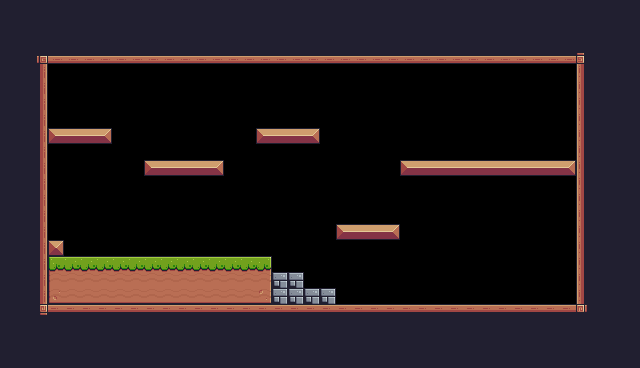

A 2D game scene composited from a Tiled map and its tileset images. What follows is a short description and the map's XML, with every tile layer's data as written:
An orthogonal 40x23 tile map with 16x16 px tiles, 1 tile layer (Background) and 30 objects (12x Fruit, 2x Saw, Player, Checkpoint, Chicken).

<map version="1.10" tiledversion="1.10.2" orientation="orthogonal" renderorder="right-down" width="40" height="23" tilewidth="16" tileheight="16" infinite="0" nextlayerid="4" nextobjectid="44">
 <tileset firstgid="1" source="Pixel Adventure.tsx" />
 <layer id="1" name="Background" width="40" height="23">
  <properties>
   <property name="BackgroundColor" value="Green" />
  </properties>
  <data encoding="csv">
24,24,24,24,24,24,24,24,24,24,24,24,24,24,24,24,24,24,24,24,24,24,24,24,24,24,24,24,24,24,24,24,24,24,24,24,24,24,24,24,
24,24,24,24,24,24,24,24,24,24,24,24,24,24,24,24,24,24,24,24,24,24,24,24,24,24,24,24,24,24,24,24,24,24,24,24,24,24,24,24,
24,24,112,24,24,112,112,112,112,112,112,112,112,112,112,112,24,24,24,24,24,24,24,24,24,24,24,24,24,24,24,24,24,24,24,24,24,24,24,24,
24,24,92,134,134,134,134,134,134,134,134,134,134,134,134,134,134,134,134,134,134,134,134,134,134,134,134,134,134,134,134,134,134,134,134,134,93,24,24,24,
24,24,113,0,0,0,0,0,0,0,0,0,0,0,0,0,0,0,0,0,0,0,0,0,0,0,0,0,0,0,0,0,0,0,0,0,111,24,24,24,
24,24,113,0,0,0,0,0,0,0,0,0,0,0,0,0,0,0,0,0,0,0,0,0,0,0,0,0,0,0,0,0,0,0,0,0,111,24,24,24,
24,24,113,0,0,0,0,0,0,0,0,0,0,0,0,0,0,0,0,0,0,0,0,0,0,0,0,0,0,0,0,0,0,0,0,0,111,24,24,24,
24,24,113,0,0,0,0,0,0,0,0,0,0,0,0,0,0,0,0,0,0,0,0,0,0,0,0,0,0,0,0,0,0,0,0,0,111,24,24,24,
24,24,113,13,14,14,15,0,0,0,0,0,0,0,0,0,13,14,14,15,0,0,0,0,0,0,0,0,0,0,0,0,0,0,0,0,111,24,24,24,
24,24,113,0,0,0,0,0,0,0,0,0,0,0,0,0,0,0,0,0,0,0,0,0,0,0,0,0,0,0,0,0,0,0,0,0,111,24,24,24,
24,24,113,0,0,0,0,0,0,13,14,14,14,15,0,0,0,0,0,0,0,0,0,0,0,13,14,14,14,14,14,14,14,14,14,15,111,24,24,24,
24,24,113,0,0,0,0,0,0,0,0,0,0,0,0,0,0,0,0,0,0,0,0,0,0,0,0,0,0,0,0,0,0,0,0,0,111,24,24,24,
24,24,113,0,0,0,0,0,0,0,0,0,0,0,0,0,0,0,0,0,0,0,0,0,0,0,0,0,0,0,0,0,0,0,0,0,111,24,24,24,
24,24,113,0,0,0,0,0,0,0,0,0,0,0,0,0,0,0,0,0,0,0,0,0,0,0,0,0,0,0,0,0,0,0,0,0,111,24,24,24,
24,112,113,0,0,0,0,0,0,0,0,0,0,0,0,0,0,0,0,0,0,13,14,14,15,0,0,0,0,0,0,0,0,0,0,0,111,24,24,24,
24,112,113,35,0,0,0,0,0,0,0,0,0,0,0,0,0,0,0,0,0,0,0,0,0,0,0,0,0,0,0,0,0,0,0,0,111,24,24,24,
24,112,113,7,8,8,8,8,8,8,8,8,8,8,8,8,9,0,0,0,0,0,0,0,0,0,0,0,0,0,0,0,0,0,0,0,111,24,24,24,
24,112,113,29,30,30,30,30,30,30,30,30,30,30,30,30,31,3,3,0,0,0,0,0,0,0,0,0,0,0,0,0,0,0,0,0,111,24,24,24,
24,112,113,51,52,52,52,52,52,52,52,52,52,52,52,52,53,3,3,3,3,0,0,0,0,0,0,0,0,0,0,0,0,0,0,0,111,24,24,24,
24,24,114,90,90,90,90,90,90,90,90,90,90,90,90,90,90,90,90,90,90,90,90,90,90,90,90,90,90,90,90,90,90,90,90,90,115,24,24,24,
24,24,24,24,24,24,112,112,112,112,112,112,112,24,24,24,24,24,24,24,24,24,24,24,24,24,24,24,24,24,24,24,24,24,24,24,24,24,24,24,
24,24,24,24,24,24,24,24,24,24,24,24,24,24,24,24,24,24,24,24,24,24,24,24,24,24,24,24,24,24,24,24,24,24,24,24,24,24,24,24,
24,24,24,24,24,24,24,24,24,24,24,24,24,24,24,24,24,24,24,24,24,24,24,24,24,24,24,24,24,24,24,24,24,24,24,24,24,24,24,24
</data>
 </layer>
 <objectgroup id="2" name="SpawnPoint">
  <object id="5" name="Player" type="Player" x="96" y="192" width="34" height="32.6667" />
  <object id="9" name="Cherries" type="Fruit" x="256" y="96" width="32" height="32" />
  <object id="10" name="Strawberry" type="Fruit" x="144" y="128" width="32" height="32" />
  <object id="11" name="Pineapple" type="Fruit" x="400" y="128" width="32" height="32" />
  <object id="12" name="Cherries" type="Fruit" x="288" y="96" width="32" height="32" />
  <object id="13" name="Strawberry" type="Fruit" x="176" y="128" width="32" height="32" />
  <object id="14" name="Pineapple" type="Fruit" x="432" y="128" width="32" height="32" />
  <object id="15" name="Cherries" type="Fruit" x="272" y="64" width="32" height="32" />
  <object id="16" name="Strawberry" type="Fruit" x="160" y="96" width="32" height="32" />
  <object id="17" name="Pineapple" type="Fruit" x="416" y="96" width="32" height="32" />
  <object id="37" name="Pineapple" type="Fruit" x="160" y="224" width="32" height="32" />
  <object id="38" type="Checkpoint" x="48" y="64" width="64" height="64" />
  <object id="39" type="Saw" x="352" y="144" width="32" height="32">
   <properties>
    <property name="isVertical" type="bool" value="true" />
    <property name="offNeg" type="float" value="5" />
    <property name="offPos" type="float" value="3" />
   </properties>
  </object>
  <object id="42" type="Saw" x="448" y="208" width="32" height="32">
   <properties>
    <property name="isVertical" type="bool" value="false" />
    <property name="offNeg" type="float" value="3" />
    <property name="offPos" type="float" value="6" />
   </properties>
  </object>
  <object id="40" name="Orange" type="Fruit" x="192" y="224" width="32" height="32" />
  <object id="41" name="Bananas" type="Fruit" x="224" y="224" width="32" height="32" />
  <object id="43" name="Chicken" type="Chicken" x="432" y="272" width="32" height="32">
   <properties>
    <property name="offNeg" type="float" value="7" />
    <property name="offPos" type="float" value="8" />
   </properties>
  </object>
 </objectgroup>
 <objectgroup id="3" name="Collisions">
  <object id="22" x="48" y="128" width="64" height="16" />
  <object id="23" x="144" y="160" width="80" height="16" />
  <object id="24" x="256" y="128" width="64" height="16" />
  <object id="25" x="336" y="224" width="64" height="16" />
  <object id="26" x="272" y="272" width="32" height="32" />
  <object id="27" x="304" y="288" width="32" height="16" />
  <object id="28" x="48" y="256" width="224" height="48" />
  <object id="29" x="48" y="240" width="16" height="16" />
  <object id="30" x="400" y="160" width="176" height="16" />
  <object id="31" x="32" y="48" width="560" height="16" />
  <object id="32" x="32" y="304" width="560" height="16" />
  <object id="33" x="576" y="48" width="16" height="272" />
  <object id="34" x="32" y="48" width="16" height="272" />
 </objectgroup>
</map>
